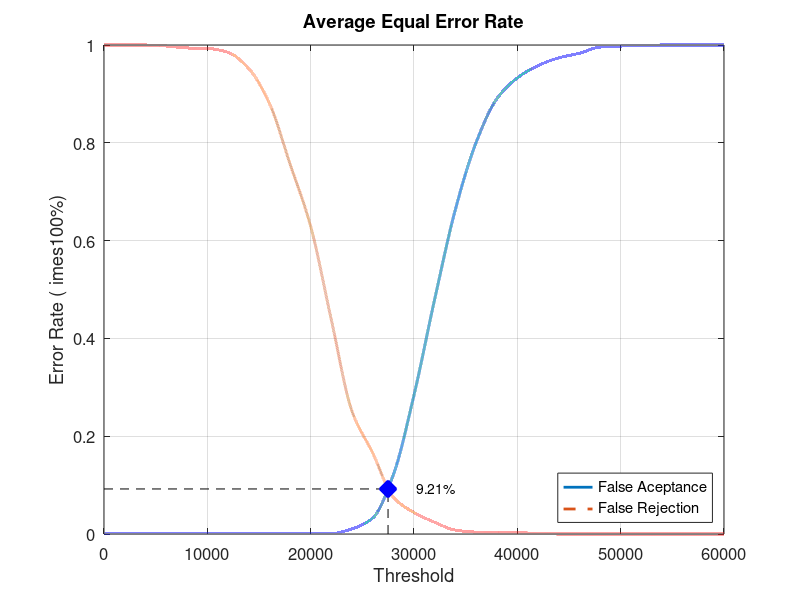
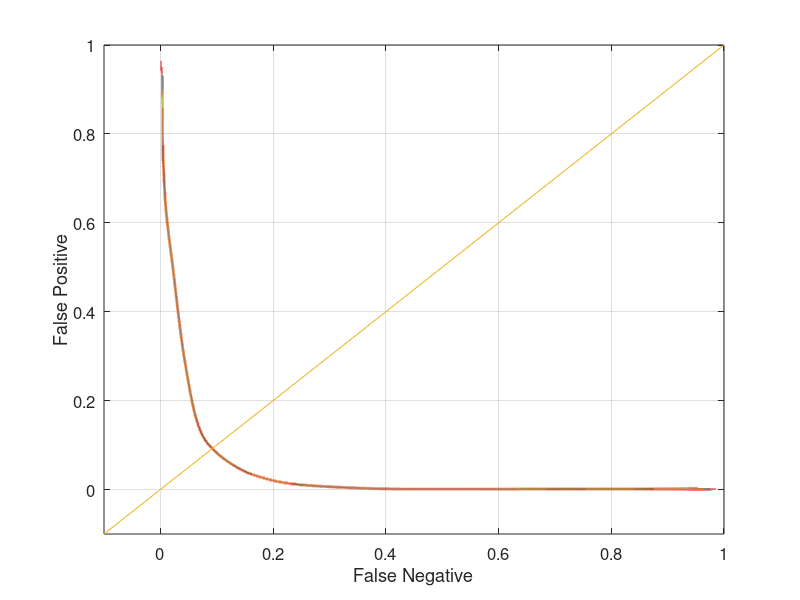

Recreate these plots in MATLAB, in order.
close all;
clear;
clc;
x = 0:2000:60000;
xq = 0:0.5:60000;

y0 = [0 0.00105263 0.00105263 0.00105263 0.00105263 0.00105263 0.00105263 0.00105263 0.00105263 0.00105263 0.00105263 0.00105263 0.0105263 0.0326316 0.121053 0.284211 0.48 0.663158 0.8 0.889474 0.932632 0.957895 0.973684 0.983158 0.99579 0.997895 0.998947 1 1 1 1]
yy0 = interp1(x, y0, xq, 'pchip');
y1 = [1 1 1 0.998 0.994 0.993 0.985 0.952 0.881 0.757 0.629 0.438 0.251 0.166 0.075 0.044 0.024 0.008 0.004 0.004 0.003 0.001 0 0 0 0 0 0 0 0 0]
yy1 = interp1(x, y1, xq, 'pchip');

% Calculating EER: 
y2 = abs(y0 - y1);
find(y2 == min(y2))
yy2 = abs(yy0 - yy1);
xEER = find(yy2 == min(yy2));
xEERIndex = xq(xEER) % X-axis EER
yEER = yy0(xEER) % Y-axis EER

main = figure
plot(xq, yy0,'-','LineWidth', 2);	hold on
plot(xq, yy1,'--','LineWidth', 2);	hold on
plot([xEERIndex xEERIndex], [0 yEER], 'k--');	hold on
plot([0 xEERIndex], [yEER yEER], 'k--');	hold on
plot(xEERIndex, yEER, 'bx', 'LineWidth', 10);	hold on
text(xEERIndex + 10 * xEERIndex / 100, yEER, [num2str(round((10000 * yEER)) / 100) '%'])
legend('False Aceptance', 'False Rejection', 'Location', 'SouthEast')
xlabel('Threshold')
ylabel('Error Rate (	imes100%)')
title('Average Equal Error Rate')
set(gca, 'FontSize', 12)
axis([0 60000 0 1])
grid on

print(main, 'Database2AverageMain', '-dpng');
FNRxFPR = figure('Color', [1 1 1]);
plot(yy1, yy0, '-', yy1, yy0, 'LineWidth', 2);
hold on
y = -0.1:0.1:1
plot(y, y); 
set(gca, 'FontSize', 12)
xlabel('False Negative')
ylabel('False Positive')
axis([-0.1 1 -0.1 1])
set(gca, 'FontSize', 12)
grid on

print(FNRxFPR, 'Database2AverageFNRxFPR','-dpng');
